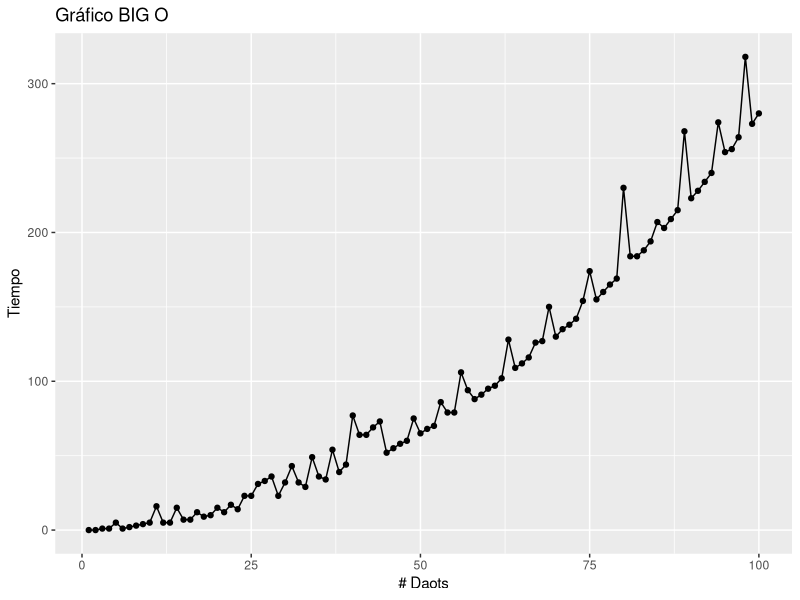

Reproduce this figure in R.
library(ggplot2)

datos <- read.table("BIG O.txt", header = FALSE)
colnames(datos) <- c("x", "y")

grafico <- ggplot(datos, aes(x = x, y = y)) +
  geom_point() +
  geom_path() +
  labs(x = "# Daots", y = "Tiempo", title = "Gráfico BIG O")

pdf("graficoR.pdf")
print(grafico)
dev.off()
